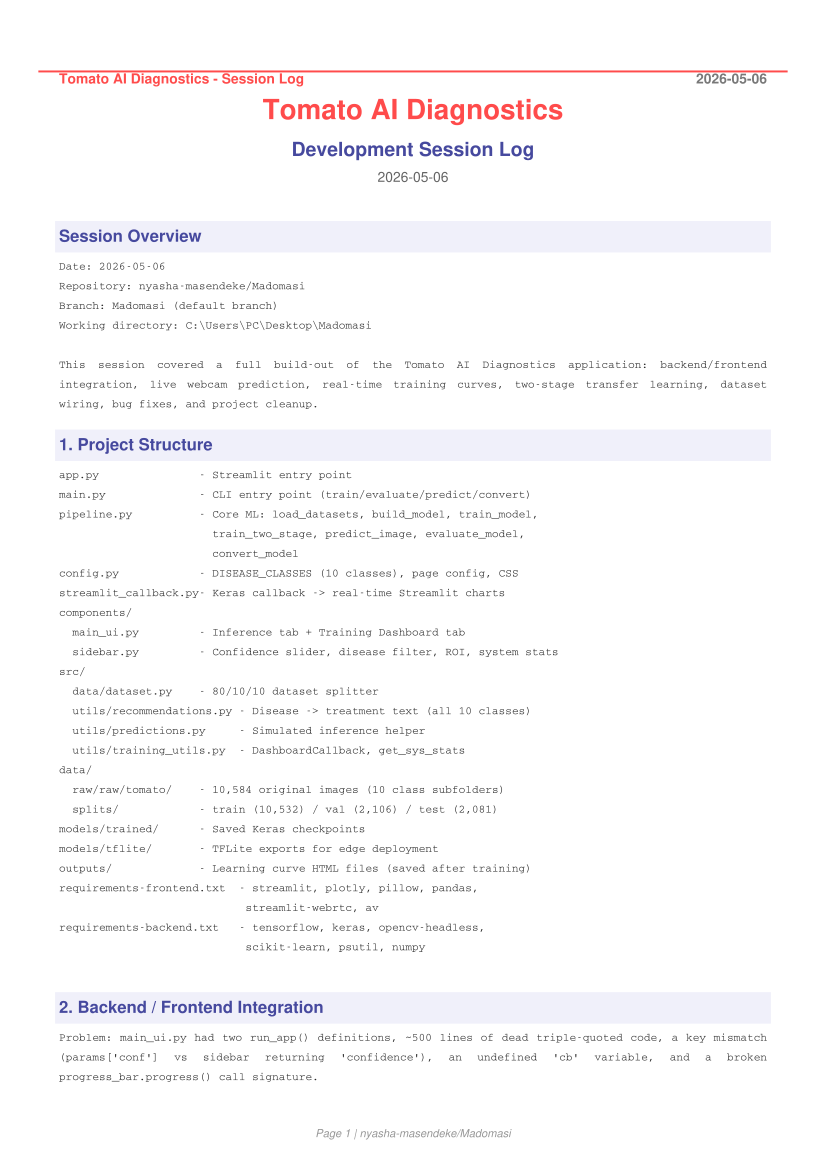

This chart was generated by the following Python code:
"""Generate docs/session_log_2026_05_06.pdf from this session's work log."""
from fpdf import FPDF
from datetime import date

SESSION_DATE = "2026-05-06"
OUTPUT_PATH = "docs/session_log_2026_05_06.pdf"

SECTIONS = [
    {
        "title": "Session Overview",
        "body": (
            "Date: 2026-05-06\n"
            "Repository: nyasha-masendeke/Madomasi\n"
            "Branch: Madomasi (default branch)\n"
            "Working directory: C:\\Users\\PC\\Desktop\\Madomasi\n\n"
            "This session covered a full build-out of the Tomato AI Diagnostics application: "
            "backend/frontend integration, live webcam prediction, real-time training curves, "
            "two-stage transfer learning, dataset wiring, bug fixes, and project cleanup."
        ),
    },
    {
        "title": "1. Project Structure",
        "body": (
            "app.py               - Streamlit entry point\n"
            "main.py              - CLI entry point (train/evaluate/predict/convert)\n"
            "pipeline.py          - Core ML: load_datasets, build_model, train_model,\n"
            "                       train_two_stage, predict_image, evaluate_model,\n"
            "                       convert_model\n"
            "config.py            - DISEASE_CLASSES (10 classes), page config, CSS\n"
            "streamlit_callback.py- Keras callback -> real-time Streamlit charts\n"
            "components/\n"
            "  main_ui.py         - Inference tab + Training Dashboard tab\n"
            "  sidebar.py         - Confidence slider, disease filter, ROI, system stats\n"
            "src/\n"
            "  data/dataset.py    - 80/10/10 dataset splitter\n"
            "  utils/recommendations.py - Disease -> treatment text (all 10 classes)\n"
            "  utils/predictions.py     - Simulated inference helper\n"
            "  utils/training_utils.py  - DashboardCallback, get_sys_stats\n"
            "data/\n"
            "  raw/raw/tomato/    - 10,584 original images (10 class subfolders)\n"
            "  splits/            - train (10,532) / val (2,106) / test (2,081)\n"
            "models/trained/      - Saved Keras checkpoints\n"
            "models/tflite/       - TFLite exports for edge deployment\n"
            "outputs/             - Learning curve HTML files (saved after training)\n"
            "requirements-frontend.txt  - streamlit, plotly, pillow, pandas,\n"
            "                            streamlit-webrtc, av\n"
            "requirements-backend.txt   - tensorflow, keras, opencv-headless,\n"
            "                            scikit-learn, psutil, numpy\n"
        ),
    },
    {
        "title": "2. Backend / Frontend Integration",
        "body": (
            "Problem: main_ui.py had two run_app() definitions, ~500 lines of dead "
            "triple-quoted code, a key mismatch (params['conf'] vs sidebar returning "
            "'confidence'), an undefined 'cb' variable, and a broken progress_bar.progress() "
            "call signature.\n\n"
            "pipeline.py was an older version using MobileNetV2 and the legacy "
            "ImageDataGenerator API with a hardcoded wrong DATA_DIR.\n\n"
            "Fixes applied:\n"
            "- Rewrote main_ui.py: single clean run_app(), fixed all key mismatches,\n"
            "  fixed progress bar, wired get_recommendation() from utils.\n"
            "- Rewrote pipeline.py: MobileNetV3Small + image_dataset_from_directory,\n"
            "  sparse_categorical_crossentropy, added evaluate_model() and convert_model().\n"
            "- Removed st.rerun() from StreamlitTrainCallback.on_epoch_end() -- it was\n"
            "  restarting the Streamlit script and killing model.fit() mid-training.\n"
            "- Filled in CLI stubs in main.py (evaluate, predict, convert).\n"
            "- Fixed CSS typo: ##46499e -> #46499e."
        ),
    },
    {
        "title": "3. Live Webcam Frame-Level Prediction",
        "body": (
            "Added FramePredictor class to components/main_ui.py:\n\n"
            "- Callable for streamlit_webrtc's video_frame_callback\n"
            "- Loads the Keras model lazily on first frame (avoids blocking UI)\n"
            "- Runs MobileNetV3 inference every 20 frames (~1.5x/second at 30fps)\n"
            "- Draws diagnosis overlay (disease name + confidence %) on each frame\n"
            "  using OpenCV cv2.putText and cv2.rectangle\n"
            "- Thread-safe: threading.Lock guards model access (callback runs in\n"
            "  a background thread separate from the Streamlit main thread)\n"
            "- Stored in session_state so model survives Streamlit reruns\n"
            "- Shows last prediction as metric cards + treatment recommendation\n"
            "  below the video stream\n\n"
            "Color coding on overlay:\n"
            "  Green  = Healthy\n"
            "  Red    = Diseased (above confidence threshold)\n"
            "  Orange = Below confidence threshold\n\n"
            "Packages added: streamlit-webrtc>=0.47.0, av>=10.0.0\n\n"
            "Camera permission note: NotAllowedError: Permission denied is a browser\n"
            "security restriction, not a code bug. Requires user to click Allow on\n"
            "the browser permission popup. HTTPS required for non-localhost URLs."
        ),
    },
    {
        "title": "4. Real-Time Learning Curves",
        "body": (
            "Updated StreamlitTrainCallback to accept a chart_placeholder parameter.\n"
            "On every epoch end:\n\n"
            "  1. Progress bar updates: 'Epoch N / Total'\n"
            "  2. Four metric cards: Train Acc | Train Loss | Val Acc | Val Loss\n"
            "  3. Plotly 2-subplot chart redraws in place:\n"
            "       Left:  Accuracy (train=green, val=orange-dashed)\n"
            "       Right: Loss     (train=red, val=blue-dashed)\n\n"
            "After training completes, _save_learning_curves() writes an interactive\n"
            "standalone HTML file to outputs/learning_curves_<timestamp>.html\n"
            "using fig.write_html().\n\n"
            "Fixed default Dataset Directory in UI: 'data/train' -> 'data/splits/train'."
        ),
    },
    {
        "title": "5. Dataset Wiring",
        "body": (
            "Dataset location: data/raw/raw/tomato/ (double 'raw' in path)\n"
            "10 class folders, ~1,100 images each (total: 10,584 images)\n\n"
            "Classes (sorted alphabetically = Keras index order):\n"
            "  0  Tomato___Bacterial_spot\n"
            "  1  Tomato___Early_blight\n"
            "  2  Tomato___healthy\n"
            "  3  Tomato___Late_blight\n"
            "  4  Tomato___Leaf_Mold\n"
            "  5  Tomato___Septoria_leaf_spot\n"
            "  6  Tomato___Spider_mites Two-spotted_spider_mite\n"
            "  7  Tomato___Target_Spot\n"
            "  8  Tomato___Tomato_mosaic_virus\n"
            "  9  Tomato___Tomato_Yellow_Leaf_Curl_Virus\n\n"
            "Split (80/10/10 via src/data/dataset.py):\n"
            "  Train: 10,532  |  Val: 2,106  |  Test: 2,081\n\n"
            "Pipeline verification: load_datasets() + build_model() tested end-to-end.\n"
            "Model output shape confirmed: (None, 10)\n\n"
            "Bug fixed: class_names attribute lost after .prefetch() call.\n"
            "Fix: cache class_names before prefetch and re-attach after."
        ),
    },
    {
        "title": "6. Two-Stage Transfer Learning",
        "body": (
            "Added train_two_stage() to pipeline.py:\n\n"
            "Stage 1 - Feature Extraction:\n"
            "  Base model: MobileNetV3Small FROZEN (ImageNet weights preserved)\n"
            "  Trains: classification head only (GlobalAvgPool -> Dropout -> Dense(10))\n"
            "  Learning rate: 0.001\n"
            "  Saves best checkpoint by val_accuracy\n\n"
            "Stage 2 - Fine-Tuning:\n"
            "  Reloads best Stage 1 checkpoint\n"
            "  Base model: UNFROZEN (entire network trains end-to-end)\n"
            "  Learning rate: 0.0001 (10x lower to avoid destroying ImageNet features)\n"
            "  Saves best checkpoint by val_accuracy (overwrites if better)\n\n"
            "Both stages use:\n"
            "  ModelCheckpoint (save_best_only=True, monitor=val_accuracy)\n"
            "  EarlyStopping (patience=3, monitor=val_loss, restore_best_weights=True)\n\n"
            "UI: Training Dashboard now has a 'Two-Stage Training' toggle (default ON)\n"
            "with separate epoch/LR controls for each stage. Falls back to single-stage\n"
            "train_model() when toggled OFF."
        ),
    },
    {
        "title": "7. Bug Fixes",
        "body": (
            "StreamlitAPIException - multiselect default mismatch:\n"
            "  sidebar.py had hardcoded default=['Early Blight', 'Late Blight', ...]\n"
            "  after DISEASE_CLASSES was updated to Tomato___* folder names.\n"
            "  Fix: changed default=DISEASE_CLASSES (all classes selected by default).\n\n"
            "Stale 'Healthy' string comparisons:\n"
            "  main_ui.py and sidebar.py used == 'Healthy' in multiple places.\n"
            "  Fix: changed to 'healthy' in disease.lower() to match 'Tomato___healthy'.\n\n"
            "recommendations.py stale keys:\n"
            "  Dict keys used old display names ('Early Blight', etc.).\n"
            "  Fix: rewrote all keys to match actual folder names, added all 10 classes.\n\n"
            "dataset.py UnicodeEncodeError:\n"
            "  print() with emoji caused cp1252 encoding error on Windows.\n"
            "  Fix: removed emoji from print statement.\n\n"
            "dataset.py wrong raw path:\n"
            "  Hardcoded 'data/raw/tomato' -- actual path is 'data/raw/raw/tomato'.\n"
            "  Fix: updated path in split_dataset() call."
        ),
    },
    {
        "title": "8. Project Cleanup",
        "body": (
            "Deleted 4 duplicate 'Copy' files (217 lines of dead code removed):\n"
            "  - config - Copy.py\n"
            "  - main - Copy.py\n"
            "  - pipeline - Copy.py\n"
            "  - streamlit_callback - Copy.py\n\n"
            ".gitignore improvements:\n"
            "  - models/**/*.keras, *.tflite, *.h5 (catch models in any subdirectory)\n"
            "  - outputs/*.html, outputs/*.png (prevent learning curve files from committing)\n\n"
            "README.md added with:\n"
            "  - Feature overview\n"
            "  - Full disease class table\n"
            "  - Project structure tree\n"
            "  - Quick start guide\n"
            "  - CLI training commands\n"
            "  - Two-stage training explanation\n"
            "  - Edge deployment (Raspberry Pi 5) instructions\n"
            "  - Webcam permission notes\n"
            "  - Requirements breakdown"
        ),
    },
    {
        "title": "9. Commit History",
        "body": (
            "c0aa4b3  Remove Copy files and tighten .gitignore\n"
            "f241837  Add README.md\n"
            "7612eb4  Add camera permission guidance for webcam tab\n"
            "d199e8d  Fix stale class name references after DISEASE_CLASSES update\n"
            "b5c2825  Add two-stage feature extraction and fine-tuning pipeline\n"
            "79c782d  Add real-time learning curves during training + save to outputs/\n"
            "719826e  Wire dataset and fix pipeline for 10-class tomato dataset\n"
            "71ce3d0  Add live webcam frame-level disease prediction\n"
            "caf9328  Resolve merge conflicts: keep fixed versions from claude branch\n"
            "e1efba1  Merge claude/naughty-benz-c78141: fix backend/frontend integration\n"
            "8befc6e  Fix backend/frontend integration: rewrite main_ui.py and pipeline.py"
        ),
    },
    {
        "title": "10. Outstanding Professional Suggestions",
        "body": (
            "High priority:\n"
            "  - Save class_names inside model metadata at training time to eliminate\n"
            "    manual DISEASE_CLASSES sync requirement\n"
            "  - Add data augmentation to load_datasets() (flips, rotation, brightness)\n"
            "  - Add display name mapping for class folder names in the UI\n\n"
            "Medium priority:\n"
            "  - Add per-class precision/recall/F1 to evaluate_model()\n"
            "  - Add confidence calibration (temperature scaling) post-training\n"
            "  - Add model status indicator in UI (green/red: model file exists or not)\n"
            "  - Webcam scans should increment session statistics footer\n\n"
            "Lower priority:\n"
            "  - Add FastAPI layer for serving predictions to other clients\n"
            "  - Add model versioning registry (models/registry.json)\n"
            "  - Centralise all path constants in config.py or .env\n"
            "  - Write real smoke tests in tests/test_smoke.py\n"
        ),
    },
]


class PDF(FPDF):
    def header(self):
        self.set_font("Helvetica", "B", 10)
        self.set_text_color(255, 75, 75)
        self.cell(0, 8, "Tomato AI Diagnostics - Session Log", align="L")
        self.set_text_color(120, 120, 120)
        self.cell(0, 8, SESSION_DATE, align="R")
        self.ln(2)
        self.set_draw_color(255, 75, 75)
        self.set_line_width(0.5)
        self.line(10, self.get_y(), 200, self.get_y())
        self.ln(4)

    def footer(self):
        self.set_y(-12)
        self.set_font("Helvetica", "I", 8)
        self.set_text_color(150, 150, 150)
        self.cell(0, 6, f"Page {self.page_no()} | nyasha-masendeke/Madomasi", align="C")

    def section_title(self, title):
        self.set_font("Helvetica", "B", 12)
        self.set_text_color(70, 73, 158)
        self.set_fill_color(240, 240, 250)
        self.cell(0, 8, title, fill=True, new_x="LMARGIN", new_y="NEXT")
        self.ln(1)

    def section_body(self, body):
        self.set_font("Courier", size=8)
        self.set_text_color(40, 40, 40)
        self.multi_cell(0, 5, body)
        self.ln(4)


def generate():
    pdf = PDF()
    pdf.set_margins(14, 16, 14)
    pdf.set_auto_page_break(auto=True, margin=14)
    pdf.add_page()

    # Cover title
    pdf.set_font("Helvetica", "B", 20)
    pdf.set_text_color(255, 75, 75)
    pdf.cell(0, 12, "Tomato AI Diagnostics", align="C", new_x="LMARGIN", new_y="NEXT")
    pdf.set_font("Helvetica", "B", 14)
    pdf.set_text_color(70, 73, 158)
    pdf.cell(0, 8, "Development Session Log", align="C", new_x="LMARGIN", new_y="NEXT")
    pdf.set_font("Helvetica", size=10)
    pdf.set_text_color(100, 100, 100)
    pdf.cell(0, 6, SESSION_DATE, align="C", new_x="LMARGIN", new_y="NEXT")
    pdf.ln(8)

    for section in SECTIONS:
        pdf.section_title(section["title"])
        pdf.section_body(section["body"])

    pdf.output(OUTPUT_PATH)
    print(f"Saved: {OUTPUT_PATH}")


if __name__ == "__main__":
    generate()
